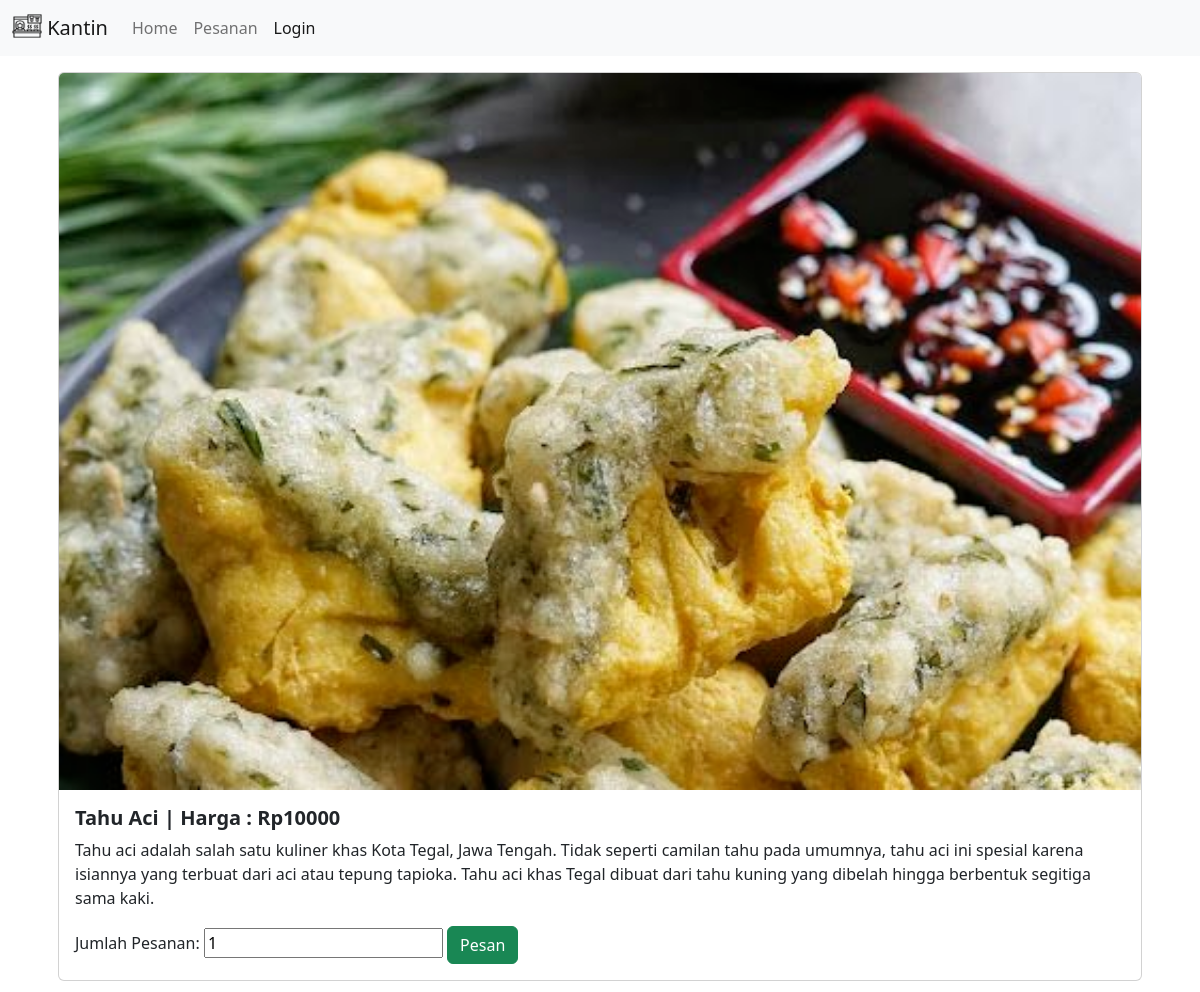
Page /makanan/1 on the committed database.
### makanan/models.py (models this page shows, shortened)
class Makanan(models.Model):
    nama = models.CharField(max_length=250)
    harga = models.IntegerField()
    gambar = models.ImageField(upload_to='appkantin/images/')
    stok = models.IntegerField()
    kantin = models.ForeignKey(Kantin,on_delete=models.CASCADE)
    deskripsi = models.TextField(blank=True,null=True)
    TERSEDIA = (
        ('1', 'Tersedia'),
        ('0', 'Tidak Tersedia')
    )
    tersedia = models.CharField(max_length=1,choices=TERSEDIA)

### makanan/views.py (the view)
# urls.py: path('makanan/<int:makanan_id>',makananView.detail,name='detail'),
def detail(request,makanan_id):
    makanan = get_object_or_404(Makanan,pk=makanan_id)
    return render(request, 'detail.html',{'makanan' : makanan})

### makanan/templates/detail.html (shortened to what this page needs)
{% extends 'base.html'%} {% block content %}
<div class="card m-3">
  <img alt="" class="card-img-top" src="{{ makanan.gambar.url }}" />
  <div class="card-body">
    <h5 class="card-title fw-bold">
      {{ makanan.nama }} | Harga : Rp{{ makanan.harga }}
    </h5>
    <p class="card-text">
      {{ makanan.deskripsi }}
      <br />
    </p>
    <form method="post" action="{% url 'add_to_cart' makanan.id %}">
      <label for="quantity">Jumlah Pesanan:</label>
      <input type="number" name="quantity" id="quantity" value="1" min="1" />
      <button type="submit" class="btn btn-success">Pesan</button>
    </form>
  </div>
</div>
{% endblock content %}

### rows in the picture
Makanan: gambar (picture), nama "Tahu Aci", harga "10000", deskripsi "Tahu aci adalah salah satu kuliner khas Kota Tegal, Jawa Tengah. Tidak seperti camilan tahu pada umumnya, tahu aci ini spesial karena isiannya yang terbuat dari aci atau tepung tapioka. Tahu aci khas Tegal dibuat dari tahu kuning yang dibelah hingga berbentuk segitiga sama kaki."
